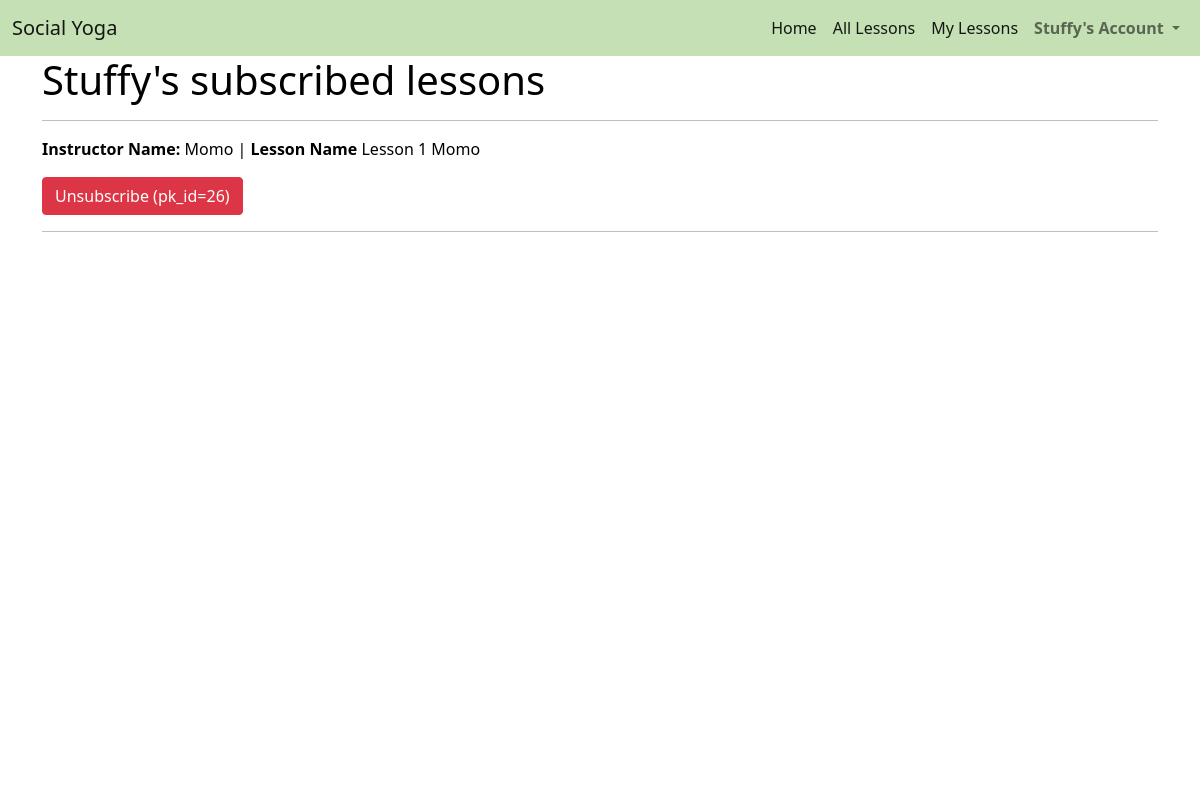
The app's page /lessons/my_lessons/ (signed in) with its own data.
### profiles/models.py (models this page shows)
class UserProfile(models.Model):
    user = models.OneToOneField(User, on_delete=models.CASCADE)
    first_name = models.CharField(max_length=50, null=False, blank=False)
    last_name = models.CharField(max_length=50, null=False, blank=False)
    is_instructor = models.BooleanField(default=False)
    def __str__(self):
        return self.user.username

### lessons/models.py (models this page shows, shortened)
class LessonItem(models.Model):
    lesson = models.ForeignKey(Lesson, null=False, blank=False, on_delete=models.CASCADE, related_name='lessonitems')
    user = models.ForeignKey(UserProfile, null=False, blank=False, on_delete=models.CASCADE)

class Lesson(models.Model):
    lesson_id = models.CharField(max_length=32, null=False, editable=False)
    instructor_profile = models.ForeignKey(UserProfile, on_delete=models.SET_NULL,
                                        null=True, blank=True, related_name='lessons')
    lesson_name = models.CharField(max_length=32, null=False, editable=True)
    description = models.TextField(max_length=254)
    url = models.URLField(max_length=1024, null=False, blank=False)

### lessons/views.py (the view)
# urls.py: path('my_lessons/', views.my_lessons, name='my_lessons'),
def my_lessons(request):
    profile = get_object_or_404(UserProfile, user=request.user)
    template = 'lessons/my_lessons.html'
    lessonItems = LessonItem.objects.filter(user=profile)
    context = {
        'profile': profile,
        'lessons': lessons,
        'lesson_items': lessonItems,
    }
    return render(request, template, context)

### lessons/templates/lessons/my_lessons.html (shortened to what this page needs)
{% extends "base.html" %}
{% load static %}
{% block content %}
    <div class="overlay"></div>
    <div class="container h-100">
        <div class="row h-100">
            <div class="col">
                <h1>{{ profile }}'s subscribed lessons</h1>
                <hr>
                {% if lesson_items %}
                    {% for lesson in lesson_items %}
                        <p><strong>Instructor Name:</strong> {{lesson.lesson.instructor_profile}}  |  <strong>Lesson Name</strong> {{ lesson.lesson.lesson_name }}</p>
                        <a class="btn btn-danger" href="{% url 'unsubscribe_lesson' lesson.id %}" role="button">Unsubscribe (pk_id={{ lesson.id }})</a>
                        <hr>
                    {% endfor %}
                {% else %}
                    <p>You aren't subscribed to any lessons</p>
                {% endif %}
            </div>
        </div>
    </div>
{% endblock %}

### templates/base.html (shortened to what this page needs)
{% load static %}
<!doctype html>
<html lang="en">
  <head>
    {% block corecss %}
      <link href="https://cdn.jsdelivr.net/npm/bootstrap@5.0.0-beta1/dist/css/bootstrap.min.css" rel="stylesheet">
      <link rel="stylesheet" href="{% static 'css/base.css' %}" >
    {% endblock %}
</head>
<body>
    <nav class="navbar navbar-expand-lg navbar-light navbar-custom">
        <div class="container-fluid">
            <a class="navbar-brand" href="{% url 'home' %}">Social Yoga</a>
            <div class="collapse navbar-collapse" id="navbarSupportedContent">
            <ul class="navbar-nav ms-auto mb-2 mb-lg-0">
                <li class="nav-item">
                    <a class="nav-link active" aria-current="page" href="{% url 'home' %}">Home</a>
                </li>
                <li class="nav-item">
                    <a class="nav-link active" aria-current="page" href="{% url 'lessons' %}">All Lessons</a>
                </li>
                {% if user.is_authenticated %}
                <li class="nav-item">
                    <a class="nav-link active" aria-current="page" href="{% url 'my_lessons' %}">My Lessons</a>
                </li>
                {% endif %}
                <li class="nav-item dropdown">
                <a class="nav-link dropdown-toggle" href="#" id="navbarDropdown" role="button" data-bs-toggle="dropdown" aria-expanded="false">
                    <strong>{% if user.is_authenticated %}{{ user|title }}'s{% else %}My{% endif %} Account</strong>
                </a>
                </li>
            </ul>
            </div>
        </div>
    </nav>
        {% block content %}
        {% endblock %}
</body>
</html>

### static/css/base.css (style rules this page uses)
.navbar-custom { background-color: #c5e0b4; }
body { background: url('/media/background-image.jpg') no-repeat center center fixed; background-size: cover; height: calc(100vh - 164px); color: black; }
.overlay { height: 100%; width: 100%; top: 0; left: 0; position: fixed; background: white; z-index: -1; }

### records on screen
UserProfile: user.username "Stuffy"
LessonItem: lesson.instructor_profile "Momo", lesson.lesson_name "Lesson 1 Momo", id "26"

### other values on screen
{{ user|title }} "Stuffy"
